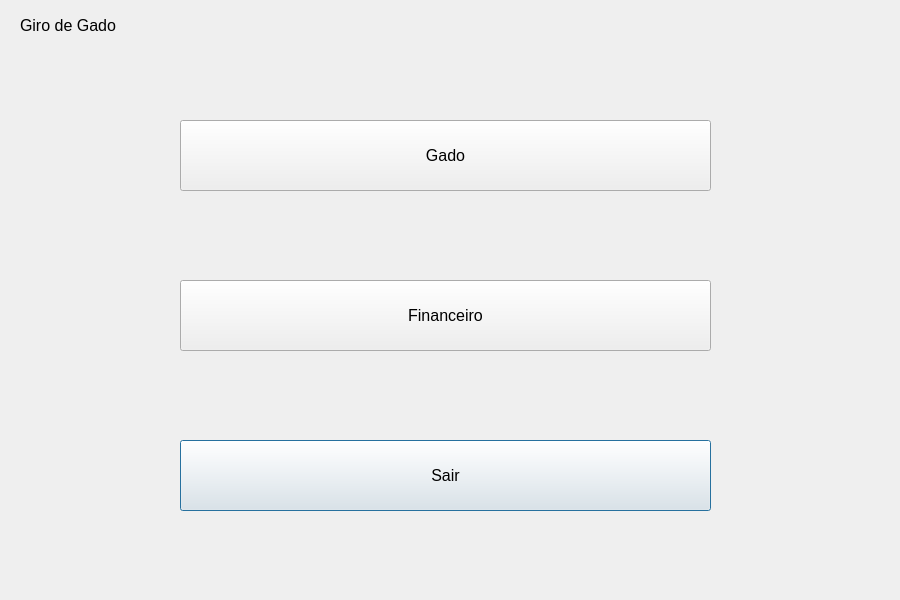
<?xml version="1.0" encoding="UTF-8"?>
<ui version="4.0">
 <class>HomeScreen</class>
 <widget class="QDialog" name="HomeScreen">
  <property name="geometry">
   <rect>
    <x>0</x>
    <y>0</y>
    <width>900</width>
    <height>600</height>
   </rect>
  </property>
  <property name="windowTitle">
   <string>Tela Inicial</string>
  </property>
  <widget class="QPushButton" name="logoutButton">
   <property name="geometry">
    <rect>
     <x>180</x>
     <y>440</y>
     <width>531</width>
     <height>71</height>
    </rect>
   </property>
   <property name="font">
    <font>
     <pointsize>12</pointsize>
    </font>
   </property>
   <property name="text">
    <string>Sair</string>
   </property>
  </widget>
  <widget class="QLabel" name="label">
   <property name="geometry">
    <rect>
     <x>20</x>
     <y>10</y>
     <width>121</width>
     <height>31</height>
    </rect>
   </property>
   <property name="font">
    <font>
     <pointsize>12</pointsize>
    </font>
   </property>
   <property name="text">
    <string>Giro de Gado</string>
   </property>
  </widget>
  <widget class="QPushButton" name="financialButton">
   <property name="geometry">
    <rect>
     <x>180</x>
     <y>280</y>
     <width>531</width>
     <height>71</height>
    </rect>
   </property>
   <property name="font">
    <font>
     <pointsize>12</pointsize>
    </font>
   </property>
   <property name="text">
    <string>Financeiro</string>
   </property>
  </widget>
  <widget class="QPushButton" name="cattleButton">
   <property name="geometry">
    <rect>
     <x>180</x>
     <y>120</y>
     <width>531</width>
     <height>71</height>
    </rect>
   </property>
   <property name="font">
    <font>
     <pointsize>12</pointsize>
    </font>
   </property>
   <property name="text">
    <string>Gado</string>
   </property>
  </widget>
 </widget>
 <resources/>
 <connections/>
</ui>
